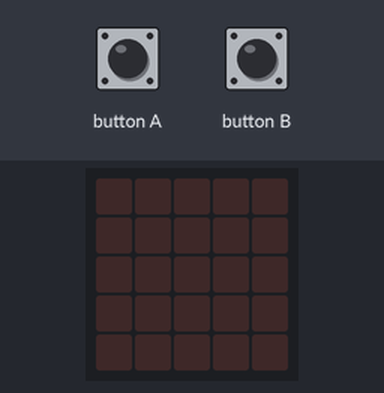
The program below on a simulated BBC micro:bit (MakeCode). Shown: the board's 5×5 LED display. The test bench sets the inputs (shaded band). Dim RGB values are drawn brighter than linear.

Above: at 1.2 s.
1.3 s: button B pressed for 0.15 s
At 1.61 s:
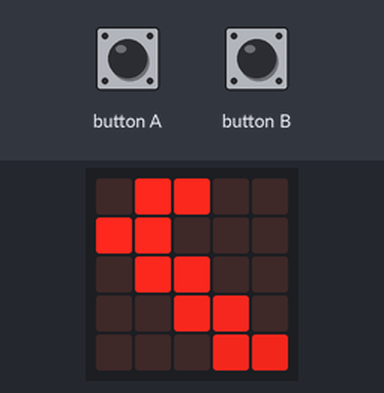
4.3 s: button B pressed 5 times (0.12 s each, 0.3 s apart)
At 6.55 s:
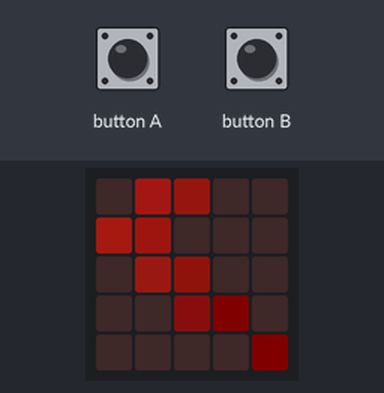
At 11.18 s:
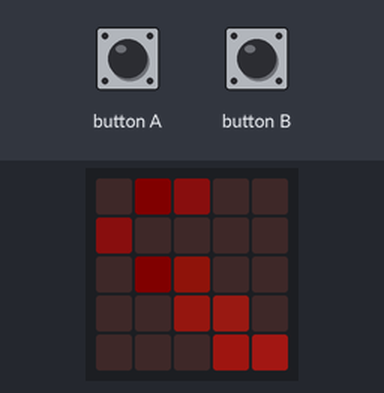
Timing chart, 0 to 12.7 s (numbered marks = the images above; inputs shaded):
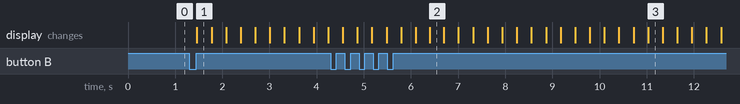

Measured:
- after the input at 1.3 s, the display: changes after 0.16 s (image 1)

The program:

main.ts
```typescript
input.onButtonPressed(Button.A, function () {
    哈哈 = 1
})
input.onButtonPressed(Button.B, function () {
    哈哈 = 2
})
let n = 0
let 哈哈 = 0
let light2 = 255
let list2 = [
[
0,
1,
1,
0,
0
],
[
1,
1,
0,
0,
0
],
[
0,
1,
1,
0,
0
],
[
0,
0,
1,
1,
0
],
[
0,
0,
0,
1,
1
]
]
basic.forever(function () {
    if (哈哈 == 1) {
        let list: number[][] = []
        for (let B = 0; B <= 4; B++) {
            for (let A = 0; A <= 4; A++) {
                if (list2[B][A] == 1) {
                    led.plotBrightness(B, A, light2)
                    light2 += n
                    if (light2 <= 0) {
                        n = 5
                    } else if (light2 >= 255) {
                        n = -5
                    }
                } else {
                    led.unplot(B, A)
                }
            }
        }
        list2.unshift(list.pop())
        basic.pause(100)
    } else if (哈哈 == 2) {
        for (let B = 0; B <= 4; B++) {
            for (let A = 0; A <= 4; A++) {
                if (list2[A][B] == 1) {
                    led.plotBrightness(B, A, light2)
                    light2 += n
                    if (light2 <= 0) {
                        n = 5
                    } else if (light2 >= 255) {
                        n = -5
                    }
                } else {
                    led.unplot(B, A)
                }
            }
        }
    }
})
```

test.ts
```typescript
// 在這裡測試；當此封包作為擴充功能時，將不會編譯此內容。
```
